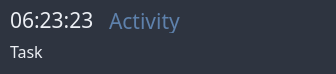
<?xml version="1.0" encoding="UTF-8"?>
<ui version="4.0">
 <class>AFK</class>
 <widget class="QMainWindow" name="AFK">
  <property name="geometry">
   <rect>
    <x>0</x>
    <y>0</y>
    <width>336</width>
    <height>74</height>
   </rect>
  </property>
  <property name="font">
   <font>
    <family>Fira Code Retina</family>
    <pointsize>10</pointsize>
    <stylestrategy>PreferAntialias</stylestrategy>
   </font>
  </property>
  <property name="windowTitle">
   <string>Away From Keyboard</string>
  </property>
  <property name="styleSheet">
   <string notr="true">background-color: #2E3440;</string>
  </property>
  <widget class="QWidget" name="centralwidget">
   <widget class="QWidget" name="gridLayoutWidget">
    <property name="geometry">
     <rect>
      <x>10</x>
      <y>0</y>
      <width>321</width>
      <height>71</height>
     </rect>
    </property>
    <layout class="QGridLayout" name="gridLayout">
     <property name="topMargin">
      <number>0</number>
     </property>
     <property name="bottomMargin">
      <number>0</number>
     </property>
     <property name="horizontalSpacing">
      <number>10</number>
     </property>
     <property name="verticalSpacing">
      <number>0</number>
     </property>
     <item row="0" column="0">
      <widget class="QLabel" name="counter_lb">
       <property name="sizePolicy">
        <sizepolicy hsizetype="Fixed" vsizetype="Fixed">
         <horstretch>0</horstretch>
         <verstretch>0</verstretch>
        </sizepolicy>
       </property>
       <property name="maximumSize">
        <size>
         <width>16777215</width>
         <height>20</height>
        </size>
       </property>
       <property name="font">
        <font>
         <family>Fira Code Retina</family>
         <pointsize>16</pointsize>
         <weight>50</weight>
         <bold>false</bold>
         <stylestrategy>PreferAntialias</stylestrategy>
        </font>
       </property>
       <property name="styleSheet">
        <string notr="true">color:#ECEFF4;</string>
       </property>
       <property name="text">
        <string>06:23:23</string>
       </property>
       <property name="alignment">
        <set>Qt::AlignLeading|Qt::AlignLeft|Qt::AlignVCenter</set>
       </property>
       <property name="margin">
        <number>0</number>
       </property>
       <property name="indent">
        <number>0</number>
       </property>
      </widget>
     </item>
     <item row="0" column="1" alignment="Qt::AlignHCenter|Qt::AlignVCenter">
      <widget class="QLabel" name="ticket_lb">
       <property name="sizePolicy">
        <sizepolicy hsizetype="Preferred" vsizetype="Preferred">
         <horstretch>0</horstretch>
         <verstretch>0</verstretch>
        </sizepolicy>
       </property>
       <property name="maximumSize">
        <size>
         <width>16777215</width>
         <height>25</height>
        </size>
       </property>
       <property name="font">
        <font>
         <family>Fira Code Retina</family>
         <pointsize>16</pointsize>
         <stylestrategy>PreferAntialias</stylestrategy>
        </font>
       </property>
       <property name="styleSheet">
        <string notr="true">QLabel
{
font-weight: normal;
font-size: 16;
color:#5E81AC;
padding: 0px;
padding-left: 5px;
padding-right: 5px;
}
QLabel:hover
{
color:#ECEFF4;
}</string>
       </property>
       <property name="text">
        <string>Activity</string>
       </property>
       <property name="alignment">
        <set>Qt::AlignLeading|Qt::AlignLeft|Qt::AlignVCenter</set>
       </property>
       <property name="wordWrap">
        <bool>false</bool>
       </property>
       <property name="margin">
        <number>0</number>
       </property>
       <property name="indent">
        <number>0</number>
       </property>
      </widget>
     </item>
     <item row="6" column="0" colspan="6">
      <widget class="QLabel" name="task_lb">
       <property name="sizePolicy">
        <sizepolicy hsizetype="Preferred" vsizetype="Fixed">
         <horstretch>0</horstretch>
         <verstretch>0</verstretch>
        </sizepolicy>
       </property>
       <property name="maximumSize">
        <size>
         <width>16777215</width>
         <height>20</height>
        </size>
       </property>
       <property name="font">
        <font>
         <family>Fira Code Retina</family>
         <pointsize>12</pointsize>
         <stylestrategy>PreferAntialias</stylestrategy>
        </font>
       </property>
       <property name="styleSheet">
        <string notr="true">color: #ECEFF4;</string>
       </property>
       <property name="text">
        <string>Task</string>
       </property>
      </widget>
     </item>
     <item row="0" column="2">
      <spacer name="horizontalSpacer">
       <property name="orientation">
        <enum>Qt::Horizontal</enum>
       </property>
       <property name="sizeHint" stdset="0">
        <size>
         <width>40</width>
         <height>1</height>
        </size>
       </property>
      </spacer>
     </item>
     <item row="0" column="4">
      <widget class="QLabel" name="menu_lb">
       <property name="sizePolicy">
        <sizepolicy hsizetype="Preferred" vsizetype="Preferred">
         <horstretch>0</horstretch>
         <verstretch>0</verstretch>
        </sizepolicy>
       </property>
       <property name="maximumSize">
        <size>
         <width>24</width>
         <height>24</height>
        </size>
       </property>
       <property name="styleSheet">
        <string notr="true">height: 50px;
</string>
       </property>
       <property name="text">
        <string/>
       </property>
       <property name="pixmap">
        <pixmap>ui/assets/menu_24px.png</pixmap>
       </property>
       <property name="scaledContents">
        <bool>true</bool>
       </property>
       <property name="alignment">
        <set>Qt::AlignBottom|Qt::AlignLeading|Qt::AlignLeft</set>
       </property>
       <property name="indent">
        <number>-1</number>
       </property>
      </widget>
     </item>
    </layout>
   </widget>
  </widget>
 </widget>
 <resources/>
 <connections/>
</ui>
